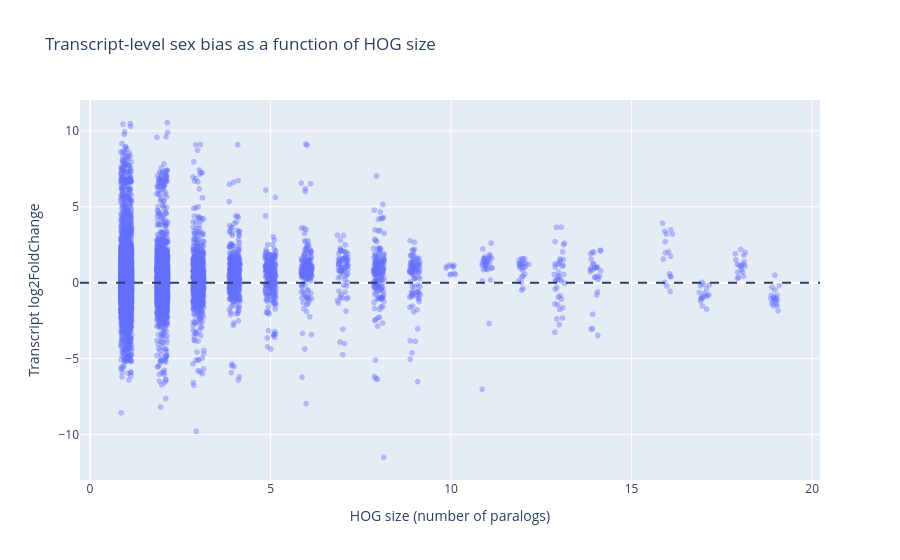

Notebook cell for this chart:
### Markdown cell above
Plot each transcript vs. HOG size

### Code cell
#Add some jitter on x-axis
np.random.seed(42)  # for reproducibility

jitter = np.random.uniform(
    -0.15, 0.15,
    size=len(salmon_map_results_HOG)
)

fig = px.scatter(
    x=salmon_map_results_HOG["HOG_size"] + jitter,
    y=salmon_map_results_HOG["log2FoldChange"],
    opacity=0.4,
    labels={
        "x": "HOG size (number of paralogs)",
        "y": "Transcript log2FoldChange"
    },
    title="Transcript-level sex bias as a function of HOG size"
)

fig.add_hline(y=0, line_dash="dash")
fig.show()

### Figure 1 — Plotly figure (JSON) as saved in the notebook; plotly's stock layout.template omitted (floating-point values rounded to 4 significant figures; data arrays with more than 128 entries replaced by an {"elided": "..."} marker saying what was removed)
{"data": [{"hovertemplate": "HOG size (number of paralogs)=%{x}<br>Transcript log2FoldChange=%{y}<extra></extra>", "legendgroup": "", "marker": {"color": "#636efa", "opacity": 0.4, "symbol": "circle"}, "mode": "markers", "name": "", "showlegend": false, "type": "scattergl", "x": {"elided": "12837 float values"}, "xaxis": "x", "y": {"elided": "12837 float values"}, "yaxis": "y"}], "layout": {"legend": {"tracegroupgap": 0}, "shapes": [{"line": {"dash": "dash"}, "type": "line", "x0": 0, "x1": 1, "xref": "x domain", "y0": 0, "y1": 0, "yref": "y"}], "title": {"text": "Transcript-level sex bias as a function of HOG size"}, "xaxis": {"anchor": "y", "domain": [0, 1], "title": {"text": "HOG size (number of paralogs)"}}, "yaxis": {"anchor": "x", "domain": [0, 1], "title": {"text": "Transcript log2FoldChange"}}}}
